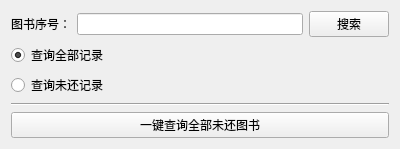
<?xml version="1.0" encoding="UTF-8"?>
<ui version="4.0">
 <class>r_br_query_Form</class>
 <widget class="QWidget" name="r_br_query_Form">
  <property name="geometry">
   <rect>
    <x>0</x>
    <y>0</y>
    <width>400</width>
    <height>129</height>
   </rect>
  </property>
  <property name="windowTitle">
   <string>查询</string>
  </property>
  <layout class="QGridLayout" name="gridLayout">
   <item row="0" column="0">
    <layout class="QVBoxLayout" name="verticalLayout_2">
     <item>
      <layout class="QHBoxLayout" name="horizontalLayout">
       <item>
        <widget class="QLabel" name="label">
         <property name="text">
          <string>图书序号：</string>
         </property>
        </widget>
       </item>
       <item>
        <widget class="QLineEdit" name="query_le">
         <property name="text">
          <string/>
         </property>
        </widget>
       </item>
       <item>
        <widget class="QPushButton" name="query_bn">
         <property name="text">
          <string>搜索</string>
         </property>
        </widget>
       </item>
      </layout>
     </item>
     <item>
      <layout class="QVBoxLayout" name="verticalLayout">
       <item>
        <widget class="QRadioButton" name="all_rb">
         <property name="text">
          <string>查询全部记录</string>
         </property>
         <property name="checked">
          <bool>true</bool>
         </property>
        </widget>
       </item>
       <item>
        <widget class="QRadioButton" name="notre_rb">
         <property name="text">
          <string>查询未还记录</string>
         </property>
        </widget>
       </item>
      </layout>
     </item>
     <item>
      <widget class="Line" name="line">
       <property name="orientation">
        <enum>Qt::Horizontal</enum>
       </property>
      </widget>
     </item>
     <item>
      <widget class="QPushButton" name="q_all_btn">
       <property name="text">
        <string>一键查询全部未还图书</string>
       </property>
      </widget>
     </item>
    </layout>
   </item>
  </layout>
 </widget>
 <resources/>
 <connections/>
</ui>
